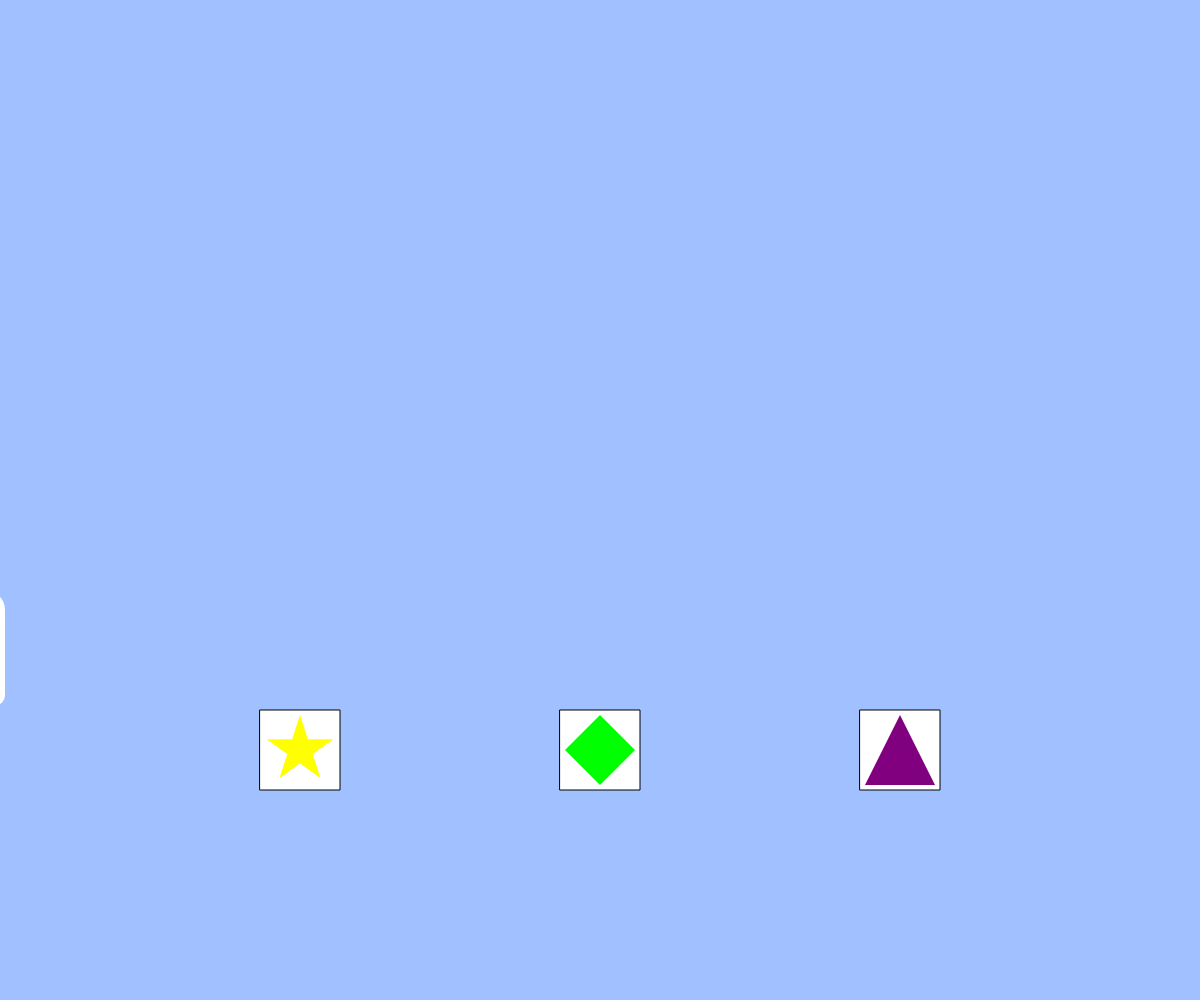
Frame 1 (no input)
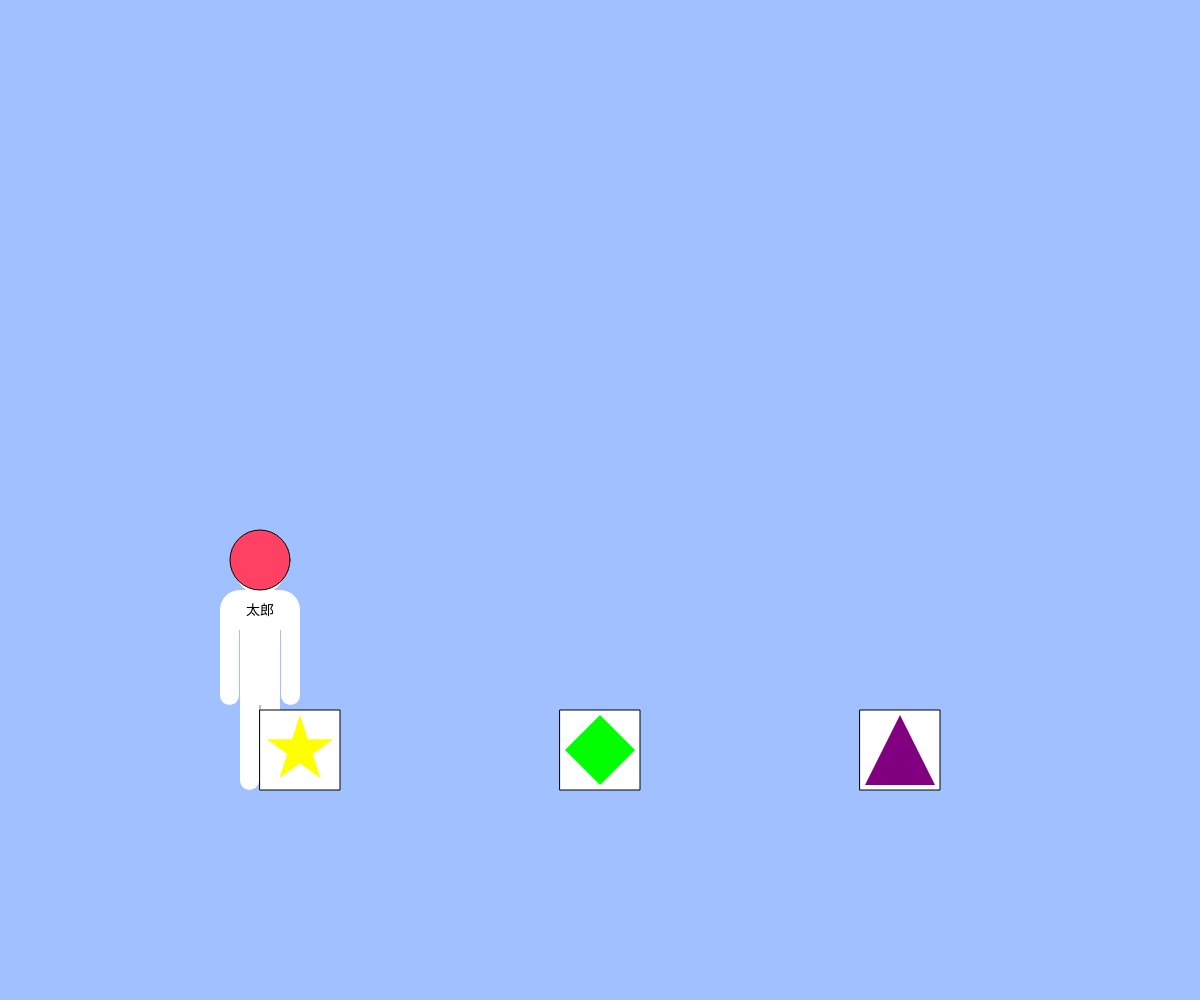
Frame 60 (no input)
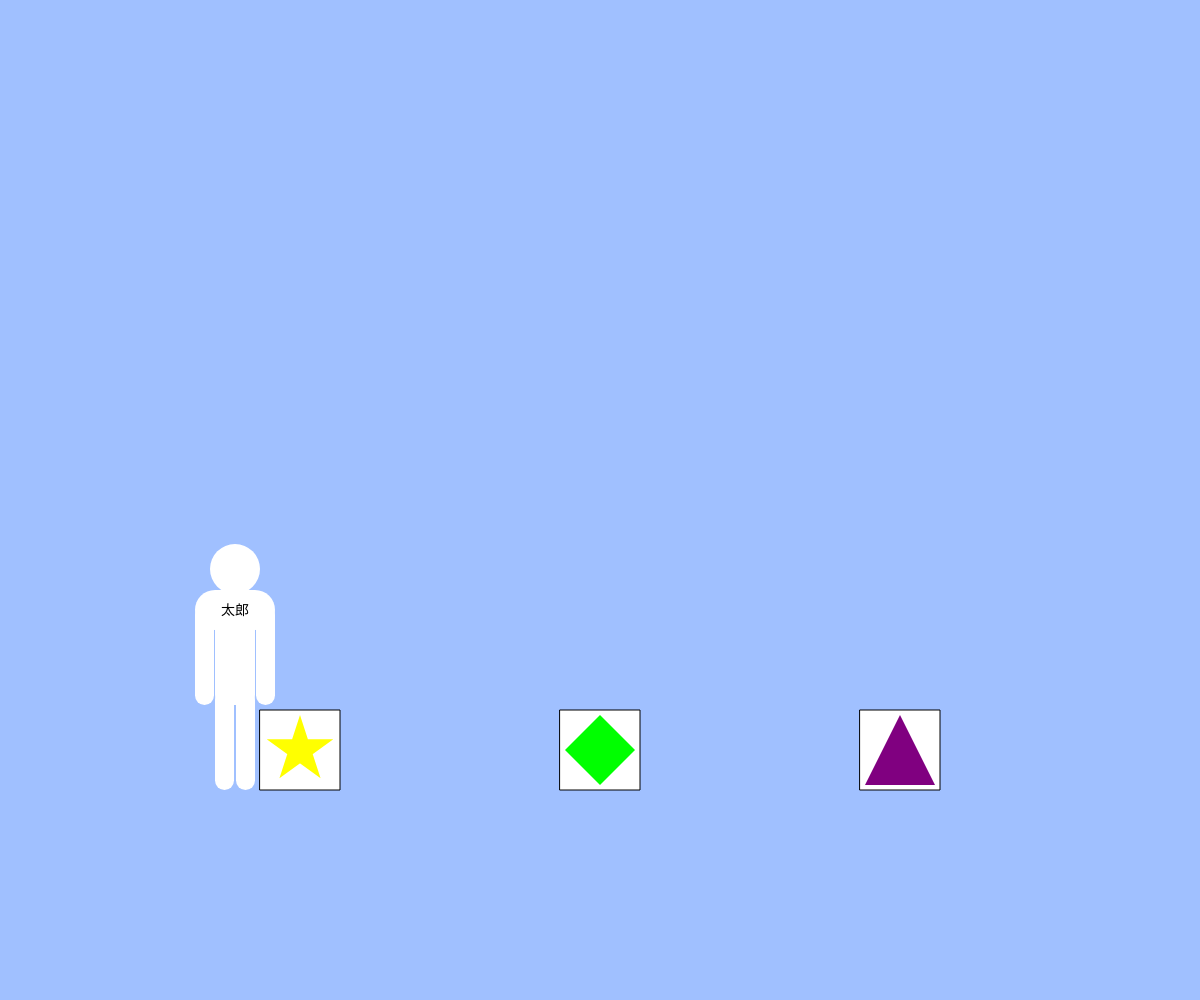
Frame 120 (the mouse pressed at the canvas centre since frame 60)

The p5.js sketch that drew these frames (run headless with seeded random() and noise() and a simulated clock; from frame 60 on, the mouse is pressed at the canvas centre):

// p5.js sketch
// ── sketch.js
// 最終課題を制作しよう
let flagA;
let flagB;

function setup(){
  createCanvas(windowWidth, windowHeight);
  textSize(14)
  tx = 0;
  hx = 0;
  bx = -40;
  by = height / 2 + 60;
  ss = 0;
  cs = 0;
  flagA = 0;
  flagB = false;
  t = "太郎";
  qt = "太郎さんはボールを見つけるためにどの箱を一番初めに探すでしょう？"
  at1 = "1.左の箱（☆）";
  at2 = "2.真ん中の箱（♢）";
  at3 = "3.右の箱（△）";
  st = "答えだと思う番号のキーを押してください";
  gt = "このように、「他の人がどのように思うか」という問題に正答できるのは4歳ごろからと言われています";
  bt1 = "答えは「左の箱」です。太郎さんは花子さんがボールを移動させたことを知りません。";
  qw = textWidth(qt);
  aw = textWidth(gt);
  p = 10;
  h = textAscent() + textDescent();
  sx = width / 2 - qw / 2 - p;
  sy = - h * 4 - p * 8;
  ax = width / 2 - aw / 2 - p;
  ay = height;
}

function draw(){
  background(160, 192, 255);
  fill(255);
  if(keyIsDown(ENTER)){
    flagB = true;
  }

  if(flagB){
    flagA = 0
    t = "太郎";
    bx = width / 4 * 3;
    by = height / 4 * 3;
    tx = width / 8;
    sy = height / 4;
    person(tx, t);
    fill(255);
    rect(sx, sy, qw + p * 4, h * 4 + p * 9, 10);
    fill(0);
    text(qt, sx + p * 2, sy + p * 3);
    text(at1, sx + p * 2, sy + h + p * 4);
    text(at2, sx + p * 2, sy + h * 2 + p * 5);
    text(at3, sx + p * 2, sy + h * 3 + p * 6);
    text(st, sx + p * 2, sy + h * 4 + p * 7);
  }

  else if(tx <= width / 4 + 35 && bx <= width / 4 - 5 && by == height / 2 + 60){
    tx += 5;
    bx += 5;
    person(tx, t);
  }

  else if(tx >= width / 4 + 35 && bx >= width / 4 - 5 && by <= height / 4 * 3){
    by += 5;
    person(tx, t);
  }

  else if(tx <= width / 4 + 40 && tx >= 0 && bx <= width / 4 && by >= height / 4 * 3){
    tx -= 5;
    person(tx, t);
  }

  else if(tx <= 0 && hx <= width / 4 + 35 && bx <= width / 4 && by >= height / 4 * 3){
    hx += 5;
    t = "花子";
    person(hx, t);
  }

  else if(tx <= 0 && hx >= width / 4 + 35 && bx <= width / 4 && by >= height / 2 + 60){
    by -= 5;
    person(hx, t);
  }

  else if (tx <= 0 && hx >= width / 4 + 35 && hx <= width / 4 * 3 + 35 && bx >= width / 4 - 5 && bx <= width / 4 * 3 - 5 && by <= height / 2 + 60){
    hx += 5;
    bx += 5;
    person(hx, t);
  }

  else if (tx <= 0 && hx >= width / 4 * 3 + 35 && bx >= width / 4 * 3 - 5 && by <= height / 4 * 3){
    by += 5;
    person(hx, t);
  }

  else if(tx <= 0 && hx <= width / 4 * 3 + 40 && hx >= 0 && bx <= width / 4 * 3 && by >= height / 4 * 3){
    hx -= 5;
    person(hx, t);
  }

  else if(hx <= 0 && tx <= width / 8 && bx <= width / 4 * 3 && by >= height / 4 * 3){
    tx += 5;
    t = "太郎";
    person(tx, t);
  }

  else if(hx <= 0 && tx >= width / 8 && bx <= width / 4 * 3 && by >= height / 4 * 3 && sy <= height / 4){
    person(tx, t);
    sy += 10;
    fill(255);
    rect(sx, sy, qw + p * 4, h * 4 + p * 9, 10);
    fill(0);
    text(qt, sx + p * 2, sy + p * 3);
    text(at1, sx + p * 2, sy + h + p * 4);
    text(at2, sx + p * 2, sy + h * 2 + p * 5);
    text(at3, sx + p * 2, sy + h * 3 + p * 6);
    text(st, sx + p * 2, sy + h * 4 + p * 7);
  }

  else if(sy >= height / 4){
    person(tx, t);
    fill(255);
    rect(sx, sy, qw + p * 4, h * 4 + p * 9, 10);
    fill(0);
    text(qt, sx + p * 2, sy + p * 3);
    text(at1, sx + p * 2, sy + h + p * 4);
    text(at2, sx + p * 2, sy + h * 2 + p * 5);
    text(at3, sx + p * 2, sy + h * 3 + p * 6);
    text(st, sx + p * 2, sy + h * 4 + p * 7);
  }

  if(keyIsDown("1".charCodeAt(0))){
    flagA = 1;
  }

  if(keyIsDown("2".charCodeAt(0))){
    flagA = 2
  }

  if(keyIsDown("3".charCodeAt(0))){
    flagA = 2
  }
  
  stroke(0);
  fill(255, 66, 99);
  ellipse(bx, by, 60);
  fill(255);
  rect(width / 2 - 40, height / 4 * 3 - 40, 80, 80);
  rect(width / 4 - 40, height / 4 * 3 - 40, 80, 80);
  rect(width / 4 * 3 - 40, height / 4 * 3 - 40, 80, 80);
  fill(255, 255, 0)
  star(width / 4, height / 4 * 3, 35);
  fill(0, 255, 0)
  quad(width / 2, height / 4 * 3 - 35, width / 2 + 35, height / 4 * 3, width / 2, height / 4 * 3 + 35, width / 2 - 35, height / 4 * 3);
  fill(128, 0, 128)
  triangle(width / 4 * 3, height / 4 * 3 - 35, width / 4 * 3 + 35, height / 4 * 3 + 35, width / 4 * 3 - 35, height / 4 * 3 + 35);

  if(flagA == 1){
    if(ss <= 200){
      ss += 10;
    }
    if(ay >= height / 8 * 5){
      ay -= 5;
    }
    flagB = 0;
    fill(160, 192, 255);
    noStroke();
    rect(sx - 5, sy - 5, qw + p * 4 + 10, h * 4 + p * 9 + 10);
    person(tx, t);
    stroke(0);
    fill(255, 30, 30);
    ellipse(width / 2, height / 8 * 3, ss);
    fill(160, 192, 255);
    ellipse(width / 2, height / 8 * 3, ss - 50);
    fill(255);
    rect(ax, ay, aw + p * 4, p * 3 + h);
    fill(0);
    noStroke();
    text(gt, ax + p * 2, ay + p * 2 + h / 2);
  }

  if(flagA == 2){
    if(cs <= 20){
      cs += 1;
    }
    if(ay >= height / 8 * 5){
      ay -= 5;
    }
    flagB = 0;
    fill(160, 192, 255);
    noStroke();
    rect(sx - 5, sy - 5, qw + p * 4 + 10, h * 4 + p * 9 + 10);
    person(tx, t);
    fill(30, 30, 255);
    cross(width / 2, height / 8 * 3, cs);
    stroke(0);
    fill(255);
    rect(ax, ay, aw + p * 4, p * 4 + h * 2);
    fill(0);
    noStroke();
    text(bt1, ax + p * 2, ay + p * 2 + h / 2);
    text(gt, ax + p * 2, ay + p * 3 + h / 2 * 3);
  }

  if(flagA == 0){
    ss = 0;
    cs = 0;
    ay = height;
  }
}

function person(x, t){
  let w = textWidth(t);
  fill(255);
  noStroke();
  ellipse(x - 40, height / 4 * 3 - 181, 50);
  rect(x - 80, height / 4 * 3 - 160, 80, 40, 200);
  rect(x - 80, height / 4 * 3 - 145, 19, 100, 10);
  rect(x - 19, height / 4 * 3 - 145, 19, 100, 10);
  rect(x - 60, height / 4 * 3 - 145, 40, 100, 10);
  rect(x - 60, height / 4 * 3 - 60, 19, 100, 10);
  rect(x - 39, height / 4 * 3 - 60, 19, 100, 10);
  fill(0);
  text(t, x - 40 - w / 2, height / 4 * 3 - 135);
}

function cross(x, y, s){
  stroke(0);
  quad(x - 5, y - s + 5, x + s * 5, y - s * 6, x + s * 6, y - s * 5, x + s - 5, y + 5)
  quad(x + s - 5, y - 5, x + s * 6, y + s * 5, x + s * 5, y + s * 6, x - 5, y + s - 5)
  quad(x - s * 6, y + s * 5, x - s + 5, y - 5, x + 5, y + s - 5, x - s * 5, y + s * 6)
  quad(x - s * 5, y - s * 6, x + 5, y - s + 5, x - s + 5 , y + 5, x - s * 6, y - s * 5)
  noStroke()
  quad(x + 6, y - s - 4, x + s + 4, y - 6, x - 6, y + s + 4, x - s - 4, y + 6)
  quad(x - 6, y - s - 4, x + s + 4, y + 6, x + 6, y + s + 4, x - s - 4, y - 6)
}

function star(cx, cy, r){
  beginShape();
  noStroke();
  for(let i = 0; i < 5; i++){
    let theta = TWO_PI * i * 2 / 5 - HALF_PI;
    let x = cx + cos(theta) * r;
    let y = cy + sin(theta) * r;
    vertex(x,y);
  }
  endShape(CLOSE);
}

function windowResized(){
  resizeCanvas(windowWidth, windowHeight);
}
